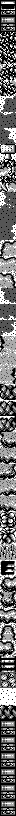

Rendered tile map (Tiled .tmx) drawn with the repository's tilesets; below, a short description and the full map source, tile grids included:
An orthogonal 2x102 tile map with 8x8 px tiles, 1 tile layer (metatiles), 2 tilesets.

<map height="102" orientation="orthogonal" renderorder="right-down" tileheight="8" tilewidth="8" width="2">
	<tileset firstgid="1" tilewidth="8" tileheight="8">
		<image source="../../../gfx/tilesets/gfx_051_4000.png" />
	</tileset>
	<tileset firstgid="129" tilewidth="8" tileheight="8">
		<image source="../../../gfx/tilesets/gfx_051_4800.png" />
	</tileset>
	<layer height="102" id="1" name="metatiles" width="2">
		<data encoding="csv">
2, 4,
3, 5,
6, 8,
7, 9,
10, 12,
11, 13,
14, 16,
15, 17,
18, 20,
19, 13,
21, 22,
15, 23,
24, 26,
25, 27,
28, 30,
29, 31,
32, 34,
33, 35,
36, 38,
37, 39,
40, 42,
41, 43,
44, 46,
45, 47,
48, 50,
49, 51,
52, 54,
53, 55,
56, 58,
57, 59,
60, 62,
61, 63,
64, 66,
65, 67,
68, 70,
69, 71,
72, 74,
73, 75,
76, 78,
77, 79,
80, 82,
81, 83,
84, 86,
85, 87,
88, 90,
89, 91,
92, 94,
93, 95,
96, 98,
97, 99,
100, 102,
101, 103,
104, 105,
101, 106,
107, 109,
108, 110,
111, 113,
112, 114,
115, 117,
116, 118,
111, 113,
119, 114,
111, 113,
112, 120,
121, 123,
122, 124,
125, 127,
126, 128,
129, 131,
130, 132,
133, 135,
134, 136,
60, 137,
108, 138,
107, 139,
108, 140,
141, 142,
112, 143,
60, 70,
61, 71,
68, 70,
116, 144,
145, 147,
146, 148,
149, 151,
150, 152,
153, 155,
154, 156,
102, 102,
103, 103,
6, 8,
7, 9,
6, 8,
7, 9,
6, 8,
7, 9,
6, 8,
7, 9,
6, 8,
7, 9,
6, 8,
7, 9</data>
	</layer>
</map>
